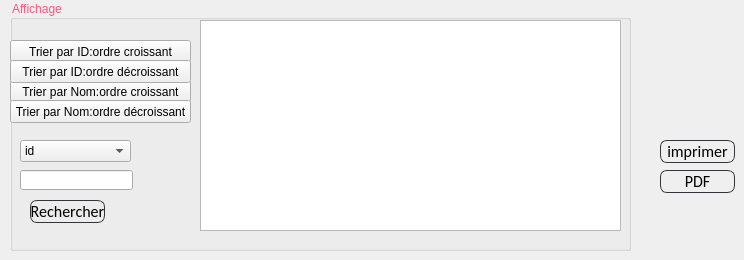
     <widget class="QWidget" name="Affichr_salle">
      <attribute name="title">
       <string>Afficher Salle</string>
      </attribute>
      <widget class="QGroupBox" name="groupBox_2">
       <property name="geometry">
        <rect>
         <x>10</x>
         <y>0</y>
         <width>621</width>
         <height>251</height>
        </rect>
       </property>
       <property name="styleSheet">
        <string notr="true">color: rgb(255, 85, 127);
font: italic 8pt &quot;MS Sans Serif&quot;;</string>
       </property>
       <property name="title">
        <string>Affichage</string>
       </property>
       <widget class="QTableView" name="tab_salle">
        <property name="geometry">
         <rect>
          <x>190</x>
          <y>20</y>
          <width>421</width>
          <height>211</height>
         </rect>
        </property>
       </widget>
       <widget class="QLineEdit" name="lineEdit">
        <property name="geometry">
         <rect>
          <x>10</x>
          <y>170</y>
          <width>113</width>
          <height>20</height>
         </rect>
        </property>
       </widget>
       <widget class="QPushButton" name="pushButton">
        <property name="geometry">
         <rect>
          <x>20</x>
          <y>200</y>
          <width>75</width>
          <height>23</height>
         </rect>
        </property>
        <property name="styleSheet">
         <string notr="true">QPushButton
{
	background: transparent;
	border-style:solid;
	border-radius:7px;
	border-width:1px;
border-color: rgb(50, 53, 57);
	color:rgb(0,0,0);
	font-size:16px;
font-family:Calibri;
}

QPushButton:hover
{
	background-color: #00000000;
	border-color: rgb(30, 227, 0);
	/*color:rgb(30, 227, 0);*/
}

QPushButton:focus
{
	background-color:  rgb(30, 227, 0);
	border-color: rgba(30, 227, 0,0);
	color:rgb(255, 255, 255);
}</string>
        </property>
        <property name="text">
         <string>Rechercher</string>
        </property>
       </widget>
       <widget class="QPushButton" name="tri_nom">
        <property name="geometry">
         <rect>
          <x>0</x>
          <y>40</y>
          <width>181</width>
          <height>23</height>
         </rect>
        </property>
        <property name="styleSheet">
         <string notr="true">color: rgb(0, 0, 0);
font: 75 9pt &quot;MS Shell Dlg 2&quot;;</string>
        </property>
        <property name="text">
         <string>Trier par ID:ordre croissant</string>
        </property>
       </widget>
       <widget class="QPushButton" name="tri_id">
        <property name="geometry">
         <rect>
          <x>0</x>
          <y>80</y>
          <width>181</width>
          <height>23</height>
         </rect>
        </property>
        <property name="styleSheet">
         <string notr="true">color: rgb(0, 0, 0);
font: 75 9pt &quot;MS Shell Dlg 2&quot;;</string>
        </property>
        <property name="text">
         <string>Trier par Nom:ordre croissant</string>
        </property>
       </widget>
       <widget class="QPushButton" name="tri_nom_2">
        <property name="geometry">
         <rect>
          <x>0</x>
          <y>60</y>
          <width>181</width>
          <height>23</height>
         </rect>
        </property>
        <property name="styleSheet">
         <string notr="true">color: rgb(0, 0, 0);
font: 75 9pt &quot;MS Shell Dlg 2&quot;;</string>
        </property>
        <property name="text">
         <string>Trier par ID:ordre décroissant</string>
        </property>
       </widget>
       <widget class="QPushButton" name="tri_id_2">
        <property name="geometry">
         <rect>
          <x>0</x>
          <y>100</y>
          <width>181</width>
          <height>23</height>
         </rect>
        </property>
        <property name="styleSheet">
         <string notr="true">color: rgb(0, 0, 0);
font: 75 9pt &quot;MS Shell Dlg 2&quot;;</string>
        </property>
        <property name="text">
         <string>Trier par Nom:ordre décroissant</string>
        </property>
       </widget>
       <widget class="QComboBox" name="comboBox_2">
        <property name="geometry">
         <rect>
          <x>10</x>
          <y>140</y>
          <width>111</width>
          <height>22</height>
         </rect>
        </property>
        <property name="styleSheet">
         <string notr="true">color: rgb(0, 0, 0);
font: 75 9pt &quot;MS Shell Dlg 2&quot;;</string>
        </property>
        <item>
         <property name="text">
          <string>id</string>
         </property>
        </item>
        <item>
         <property name="text">
          <string>nom</string>
         </property>
        </item>
        <item>
         <property name="text">
          <string>prix</string>
         </property>
        </item>
       </widget>
      </widget>
      <widget class="QPushButton" name="pdf_salle">
       <property name="geometry">
        <rect>
         <x>660</x>
         <y>170</y>
         <width>75</width>
         <height>23</height>
        </rect>
       </property>
       <property name="styleSheet">
        <string notr="true">QPushButton
{
	background: transparent;
	border-style:solid;
	border-radius:7px;
	border-width:1px;
border-color: rgb(50, 53, 57);
	color:rgb(0,0,0);
	font-size:16px;
font-family:Calibri;
}

QPushButton:hover
{
	background-color: #00000000;
	border-color: rgb(30, 227, 0);
	/*color:rgb(30, 227, 0);*/
}

QPushButton:focus
{
	background-color:  rgb(30, 227, 0);
	border-color: rgba(30, 227, 0,0);
	color:rgb(255, 255, 255);
}</string>
       </property>
       <property name="text">
        <string>PDF</string>
       </property>
      </widget>
      <widget class="QPushButton" name="pushButton_5">
       <property name="geometry">
        <rect>
         <x>660</x>
         <y>140</y>
         <width>75</width>
         <height>23</height>
        </rect>
       </property>
       <property name="styleSheet">
        <string notr="true">QPushButton
{
	background: transparent;
	border-style:solid;
	border-radius:7px;
	border-width:1px;
border-color: rgb(50, 53, 57);
	color:rgb(0,0,0);
	font-size:16px;
font-family:Calibri;
}

QPushButton:hover
{
	background-color: #00000000;
	border-color: rgb(30, 227, 0);
	/*color:rgb(30, 227, 0);*/
}

QPushButton:focus
{
	background-color:  rgb(30, 227, 0);
	border-color: rgba(30, 227, 0,0);
	color:rgb(255, 255, 255);
}</string>
       </property>
       <property name="text">
        <string>imprimer</string>
       </property>
      </widget>
     </widget>
